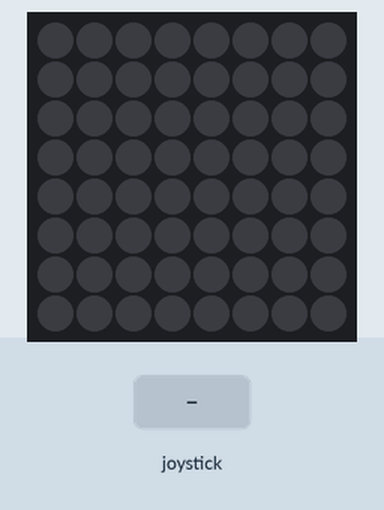
Recording of a program running on a simulated Raspberry Pi (BCM pin numbers) with a Sense HAT. Parts: the Sense HAT's 8×8 RGB LED matrix. The test bench sets the inputs (shaded band).

Above: at 1.2 s.
1.3 s: joystick clicked
At 1.8 s:
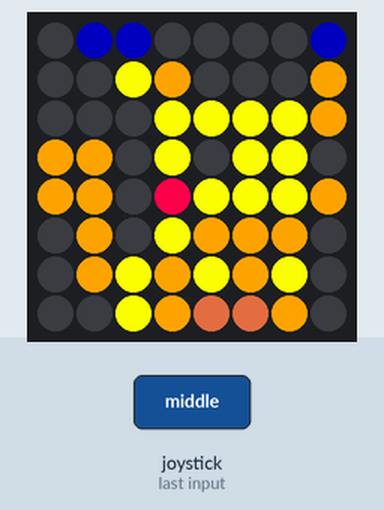
At 2.3 s:
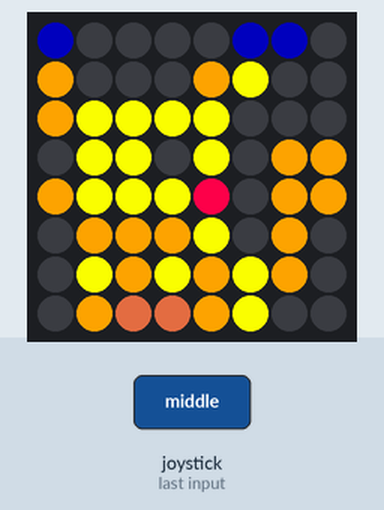
Timing chart, 0 to 4.3 s (numbered marks = the images above; inputs shaded):
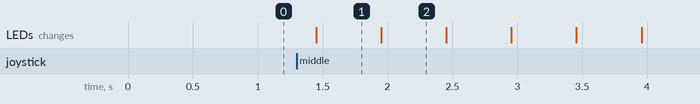

Measured:
- after the input at 1.3 s, the LEDs: change after 0.15 s (image 1)
- what the display in image 1 shows lasts 0.5 s, from 1.5 s to 2.0 s

The program:

pikachu2.py
```python
from sense_hat import SenseHat, ACTION_RELEASED
from time import sleep
import signal
import sys

sense = SenseHat()

# Fix it so Pikachu isn't upside down.
sense.set_rotation(180)

# Tell Sense Hat to clean up before exitting
def signal_handler(signal, frame):
    print('Exitting app')
    stop_animation()
    sys.exit()

# defines the colors for Pikachu
bl = [0,0,0]
dg = [29,43,83]
y=[255,255,39]
o=[255,163,0]
b=[171,82,54]
r=[255,0,77]

# Defines the pixel grid of Pikachu
image = [
bl,dg,dg,bl,bl,bl,bl,dg,
bl,bl,y ,o ,bl,bl,bl,o ,
bl,bl,bl,y ,y ,y ,y ,o ,
o ,o ,bl,y ,bl,y ,y ,bl,
o ,o ,bl,r ,y ,y ,y ,o,
bl,o ,bl,y ,o ,o ,o ,bl,
bl,o ,y ,o ,y ,o ,y ,bl,
bl,bl,y ,o ,b ,b ,o ,bl
]

# Animation state (on or off)
animation = False

def start_animation():
    global animation
    sense.set_pixels(image)
    while animation:
        sleep(0.5)
        sense.flip_h()

def stop_animation():
    sense.clear()

def pushed_button(event):
    global animation
    # if the button is released, we flip the animation state.
    if event.action == ACTION_RELEASED:
        animation = not animation
        if animation:
            start_animation()
        else:
            stop_animation()

sense.stick.direction_middle = pushed_button
signal.signal(signal.SIGINT, signal_handler)
signal.pause()
```
